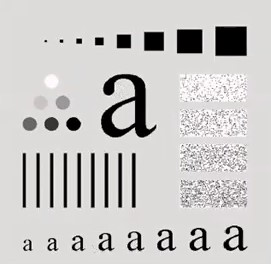
%> input picture Image Project/Images/x.jpg, 271 x 264 px
$ octave --eval "result = UnsharpenFilter(imread('../Images/x.jpg'));"   (GNU Octave 9; MATLAB toolbox functions it lacks are replaced by stand-ins)
%> lines starting %> are read from the running program, lines starting %| are printed output that depends on the picture
### Image Project/Algorithms/Guassian_function_2D.m
function [mask,mask_size]=Guassian_function_2D(sigma)
%> called with sigma = 5
% the smallest value = 0.5 any value less than 0.5 represent pixel opreation 1x1
N = floor(3.7*sigma-0.5);
mask_size = 2*N+1;
t=floor(mask_size/2);
x=[-t:t];
mask=zeros(mask_size,mask_size);
coef=(1/(2*pi*(sigma^2)));
for k=2:mask_size
    x(k)=x(k-1)+1;
end
mask=zeros(mask_size,mask_size);
for i=1:mask_size
    for j=1:mask_size
        mask(i,j)=coef*exp(-(x(i)^2+x(j)^2)/(2*sigma^2));
    end
end
end

### Image Project/Algorithms/weightedfilter.m
function x=weightedfilter(img,segma)
x=zeros(size(img));
%n=floor(3.7*segma-.5);
%mask=fspecial('gaussian',masksize,segma);
[mask,masksize]=Guassian_function_2D(segma);
sof=size(mask,1);%sof=size of (filter or mask)
tempimg=padarray(img,[floor(sof./2),floor(sof./2)],'replicate','both');
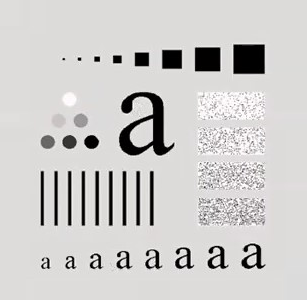
%> tempimg: size 300x307x3 uint8; mean R, G, B 204.7, 203.4, 202

for k=1:size(img,3)
    for i=1:size(img,1)
        for j=1:size(img,2)
            tmask=double(tempimg(i:i+sof-1,j:j+sof-1,k)).*mask;
            newvalue=sum(sum(tmask));
            x(i,j,k)=newvalue;
        end
    end
end
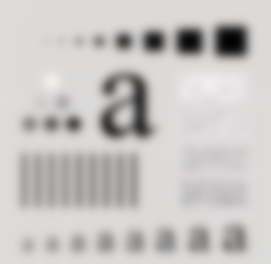
%> x: size 264x271x3 double; mean R, G, B 200, 198.6, 197.3
x=uint8(x);
%> x: size 264x271x3 uint8
end

### Image Project/Algorithms/UnsharpenFilter.m
function x=UnsharpenFilter(img)
figure;
subplot(1,2,1);imshow(img),title('Old');
x=weightedfilter(img,5);
x=img-x;
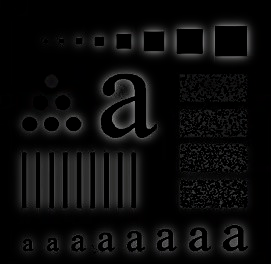
%> x: size 264x271x3 uint8; mean R, G, B 11.3, 11.3, 11.2
x=img+x;
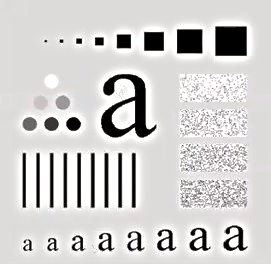
%> x: size 264x271x3 uint8; mean R, G, B 208, 206.8, 205.6
subplot(1,2,2);imshow(x),title('New Unsharpen Filter');

end
